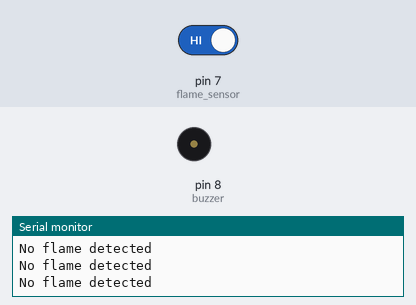
The sketch below on a simulated Arduino Uno, built with avr-gcc and run on an emulated ATmega328P. Shown: buzzer (waves = sounding, pin HIGH), the last lines printed to the serial monitor. The inputs (shaded band) are chosen by the test bench; at power-on: pin 7 (flame_sensor) HIGH.

Above: at 1.2 s.
1.3 s: pin 7 (flame_sensor) driven LOW
At 4.2 s:
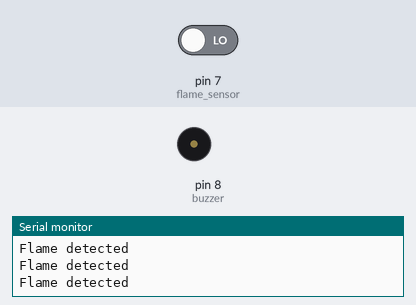
4.3 s: pin 7 (flame_sensor) driven HIGH
At 5.2 s:
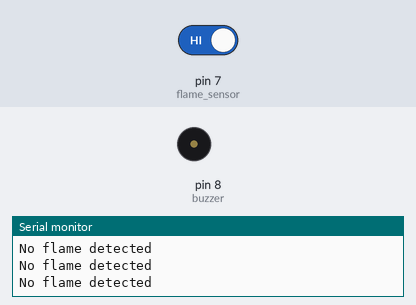
Timing chart, 0 to 7.3 s (numbered marks = the images above; inputs shaded):
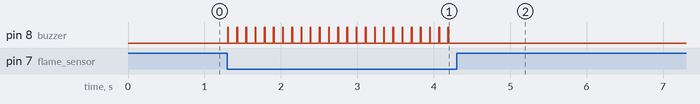

The sketch:

flame_sensor_buzzer.ino
```cpp
int buzzer = 8;
int flame_sensor = 7;
int flame_detected;

void setup() {
  Serial.begin(9600);
  pinMode(buzzer, OUTPUT);
  pinMode(flame_sensor, INPUT);
}

void loop() {
  flame_detected = digitalRead(flame_sensor);

  if(flame_detected == 0) {
    Serial.println("Flame detected");
    digitalWrite(buzzer, HIGH);
    delay(10);
    digitalWrite(buzzer, LOW);
    delay(10);
  } else {
    Serial.println("No flame detected");
    digitalWrite(buzzer, LOW);
  }
  delay(100);
}
```

Measured:
- after the input at 1.3 s, pin 8 (buzzer): alternates HIGH for 0.01 s and LOW for 0.11 s, starting at once
- after the input at 4.3 s, pin 8 (buzzer): stops changing and stays LOW
